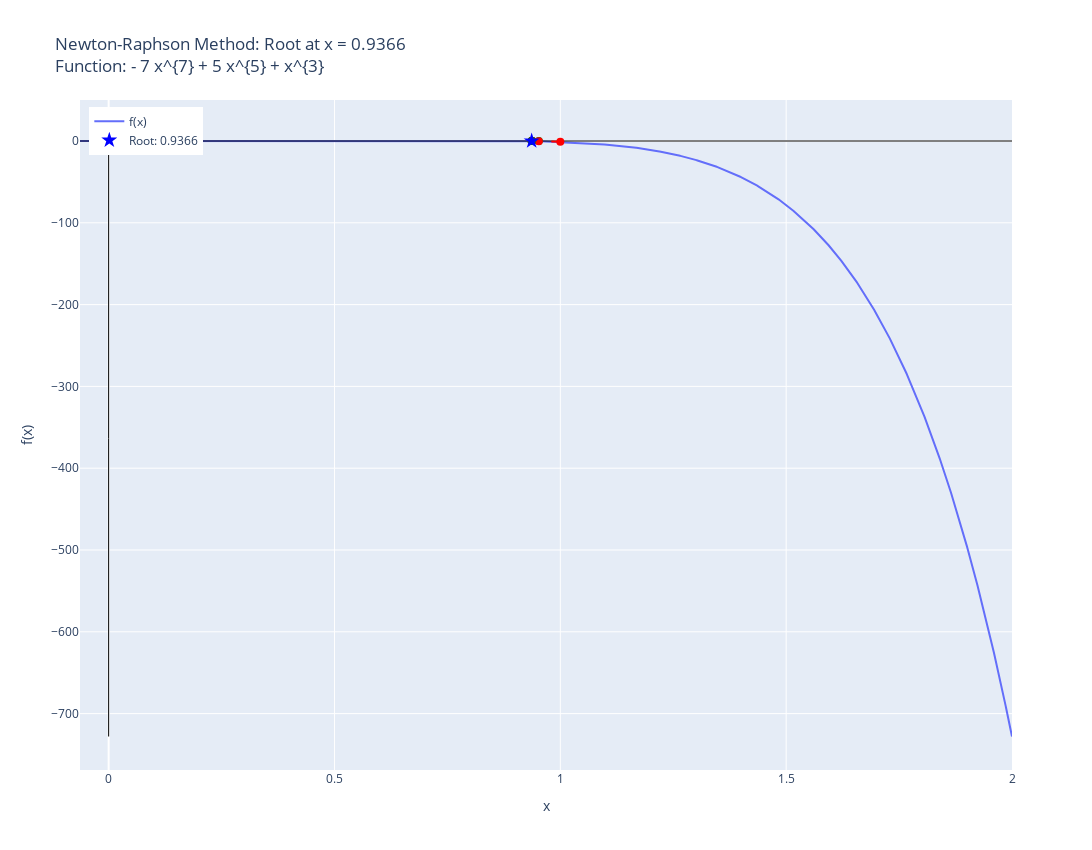

Write notebook code for a chart like this one.
### Code cell
runNRM(
    f="atan(x)",
    x0=1.45,
    know_root=None,
    tol=1e-6,
    max_iter=5,
    xLimit=None,
    yLimit=None,
    showTitle=True
)

### Figure 1 — Plotly figure (JSON) as saved in the notebook; plotly's stock layout.template omitted (floating-point values rounded to 4 significant figures; data arrays with more than 128 entries replaced by an {"elided": "..."} marker saying what was removed)
{"data": [{"mode": "lines", "name": "f(x)", "type": "scatter", "x": {"elided": "4000 float values"}, "y": {"elided": "4000 float values"}}, {"line": {"color": "black", "width": 1}, "mode": "lines", "showlegend": false, "type": "scatter", "x": [-0.06344, 2], "y": [0, 0]}, {"line": {"color": "black", "width": 1}, "mode": "lines", "showlegend": false, "type": "scatter", "x": [0, 0], "y": [-728, 0.6886]}, {"line": {"color": "red", "dash": "dash"}, "mode": "lines", "showlegend": false, "type": "scatter", "x": [1, 0.9524], "y": [-1, 0]}, {"marker": {"color": "red", "size": 8}, "mode": "markers", "showlegend": false, "type": "scatter", "x": [1], "y": [-1]}, {"marker": {"color": "green", "size": 8}, "mode": "markers", "showlegend": false, "type": "scatter", "x": [0.9524], "y": [0]}, {"line": {"color": "red", "dash": "dash"}, "mode": "lines", "showlegend": false, "type": "scatter", "x": [0.9524, 0.9378], "y": [-0.1933, 0]}, {"marker": {"color": "red", "size": 8}, "mode": "markers", "showlegend": false, "type": "scatter", "x": [0.9524], "y": [-0.1933]}, {"marker": {"color": "green", "size": 8}, "mode": "markers", "showlegend": false, "type": "scatter", "x": [0.9378], "y": [0]}, {"line": {"color": "red", "dash": "dash"}, "mode": "lines", "showlegend": false, "type": "scatter", "x": [0.9378, 0.9366], "y": [-0.01418, 0]}, {"marker": {"color": "red", "size": 8}, "mode": "markers", "showlegend": false, "type": "scatter", "x": [0.9378], "y": [-0.01418]}, {"marker": {"color": "green", "size": 8}, "mode": "markers", "showlegend": false, "type": "scatter", "x": [0.9366], "y": [0]}, {"line": {"color": "red", "dash": "dash"}, "mode": "lines", "showlegend": false, "type": "scatter", "x": [0.9366, 0.9366], "y": [-9.731e-05, 0]}, {"marker": {"color": "red", "size": 8}, "mode": "markers", "showlegend": false, "type": "scatter", "x": [0.9366], "y": [-9.731e-05]}, {"marker": {"color": "green", "size": 8}, "mode": "markers", "showlegend": false, "type": "scatter", "x": [0.9366], "y": [0]}, {"line": {"color": "red", "dash": "dash"}, "mode": "lines", "showlegend": false, "type": "scatter", "x": [0.9366, 0.9366], "y": [-4.681e-09, 0]}, {"marker": {"color": "red", "size": 8}, "mode": "markers", "showlegend": false, "type": "scatter", "x": [0.9366], "y": [-4.681e-09]}, {"marker": {"color": "green", "size": 8}, "mode": "markers", "showlegend": false, "type": "scatter", "x": [0.9366], "y": [0]}, {"marker": {"color": "blue", "size": 12, "symbol": "star"}, "mode": "markers", "name": "Root: 0.9366", "type": "scatter", "x": [0.9366], "y": [-8.882e-16]}], "layout": {"height": 850, "legend": {"x": 0.01, "xanchor": "left", "y": 0.99, "yanchor": "top"}, "title": {"text": "Newton-Raphson Method: Root at x = 0.9366<br>Function: - 7 x^{7} + 5 x^{5} + x^{3}"}, "width": 1200, "xaxis": {"title": {"text": "x"}}, "yaxis": {"title": {"text": "f(x)"}}}}
